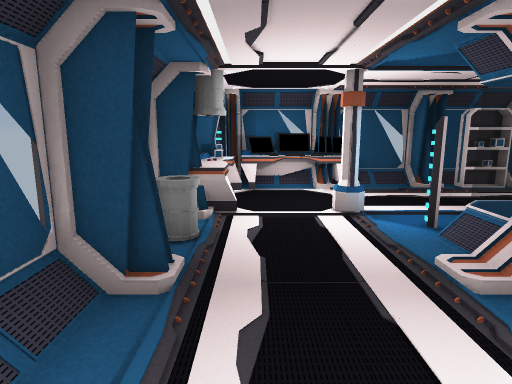
[1] (above)

16 first-person views from a walk through a Unity game level. The camera is 1.5 m above the floor, tilts 10° down and sees 75° across. Doors are open. The floor is counted in squares, 1 m on a side. Each view is taken from the middle of a square. On the plan, view 1 faces up. The plan holds only what a view shows up to about 15 squares ahead; the rest is blank. The place goes on beyond the plan. The player character is not drawn. Some surface patterns are stand-ins.

[2]
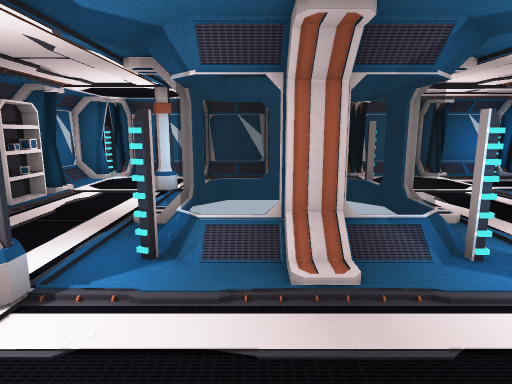

[3]
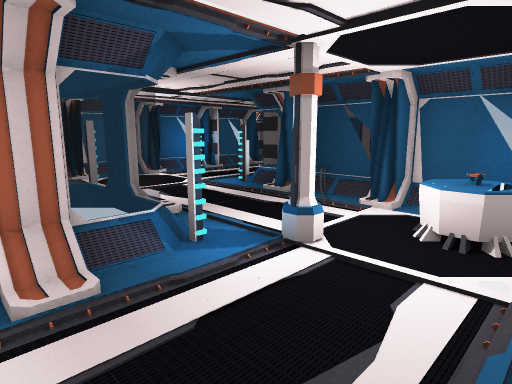

[4]
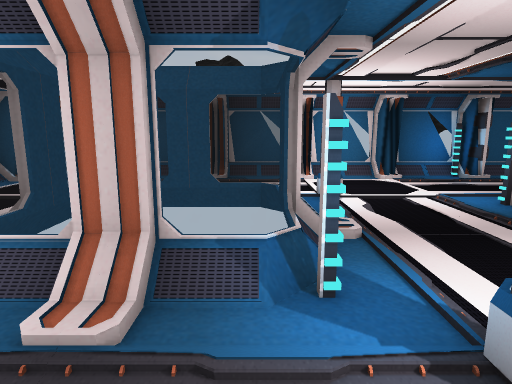

[5]
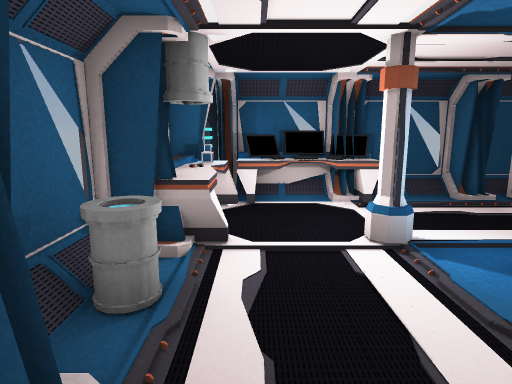

[6]
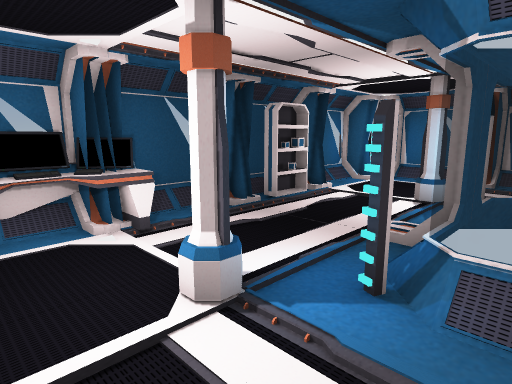

[7]
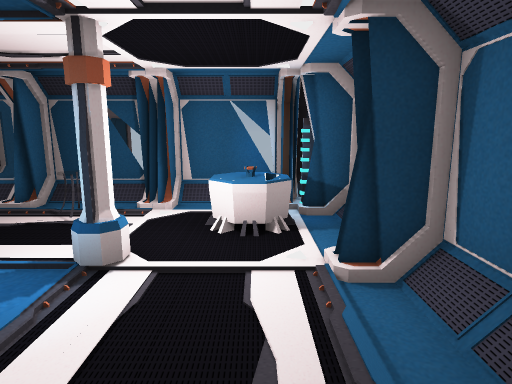

[8]
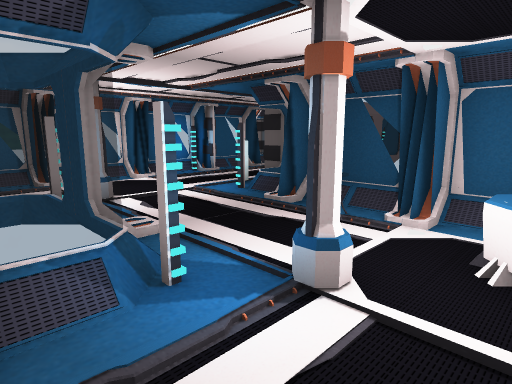

[9]
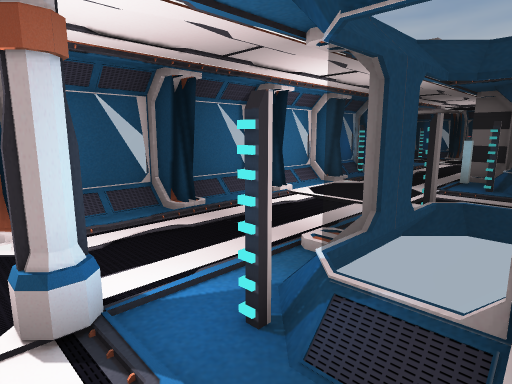

[10]
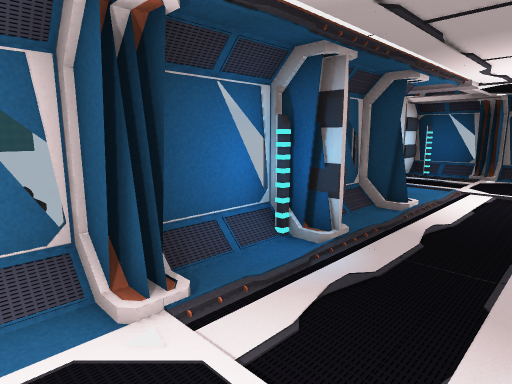

[11]
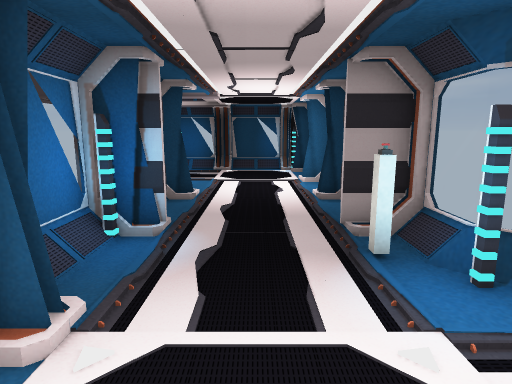

[12]
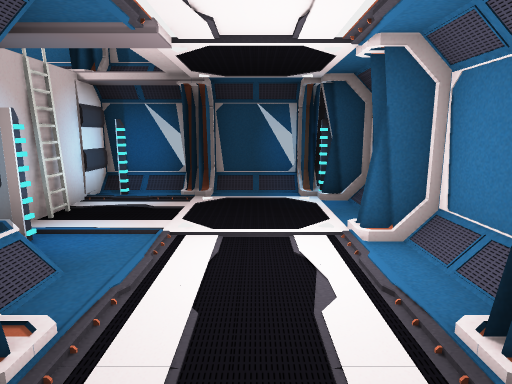

[13]
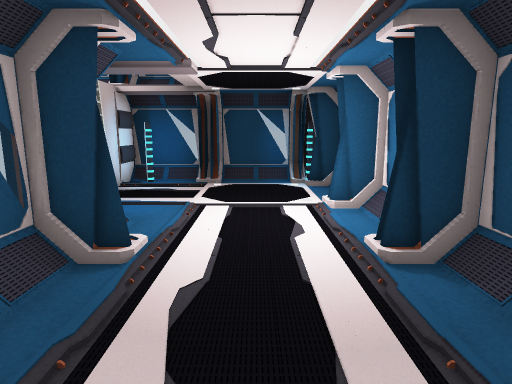

[14]
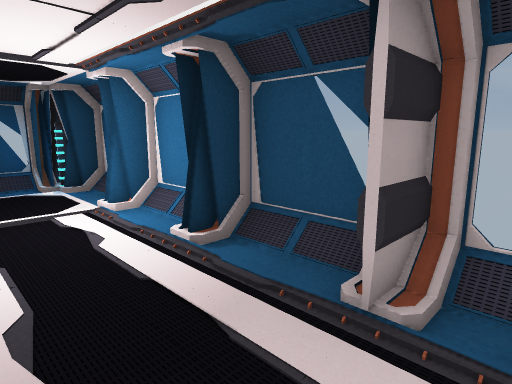

[15]
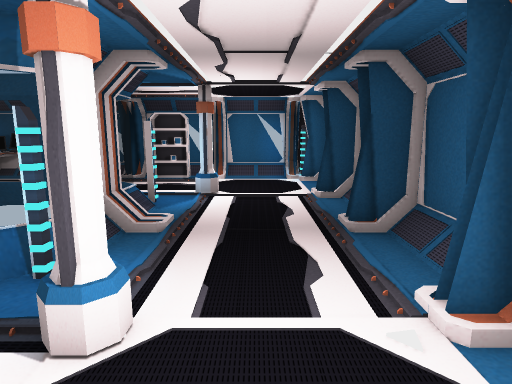

[16]
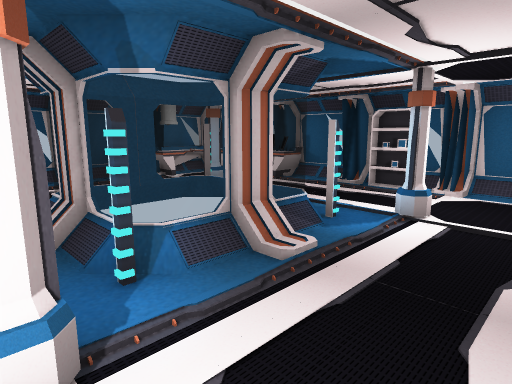

### Floor plan
Key: @ floor where view 1 was taken; # wall or solid block; x gap in a wall; . floor; / step, stairs or slope; D open door; = window, fence, low wall or low ledge; E desk; S shelf; C column; B bin; P projector; T table; L ladder; O other object.
Columns run from 2 left of view 1 to 13 right of it. Each row starts with its distance up from view 1.
 10  #####=#######
  9 ##EEE#.#SS#.##
  8 #O...........#
  7 #O...........##
  6 ##..C../. C..##
  5 #B...==#=#....#
  4 #....=# ##.. ##
  3 ##...#####...##
  2 #....==#=#.. .#
  1 ##.../////...##
  0  #@.C../ xC..##
 -1  #PP.........##
 -2  #P..T.......##
 -3  #######=#.. .#
 -4        ####..##
 -5         ##DDD##
 -6         #.....#
 -7         #....##
 -8         ##...##
 -9         ##...##
-10          #....=#
-11          #.....#
-12          #.....L
-13          #.....#
-14          ##.####
-15           ####

Positions as (right, up) in squares from view 1, and headings:
1: (0, 0), facing up
2: (-1, 4), facing right
3: (-1, 4), facing down-right
4: (0, 2), facing right
5: (0, 2), facing up
6: (0, 4), facing up-right
7: (0, 4), facing down
8: (0, 3), facing down-right
9: (5, 7), facing down-right
10: (8, -1), facing down-right
11: (9, 0), facing down
12: (9, -6), facing down
13: (9, -4), facing down
14: (10, -4), facing down-left
15: (9, -2), facing up
16: (10, 0), facing up-left
